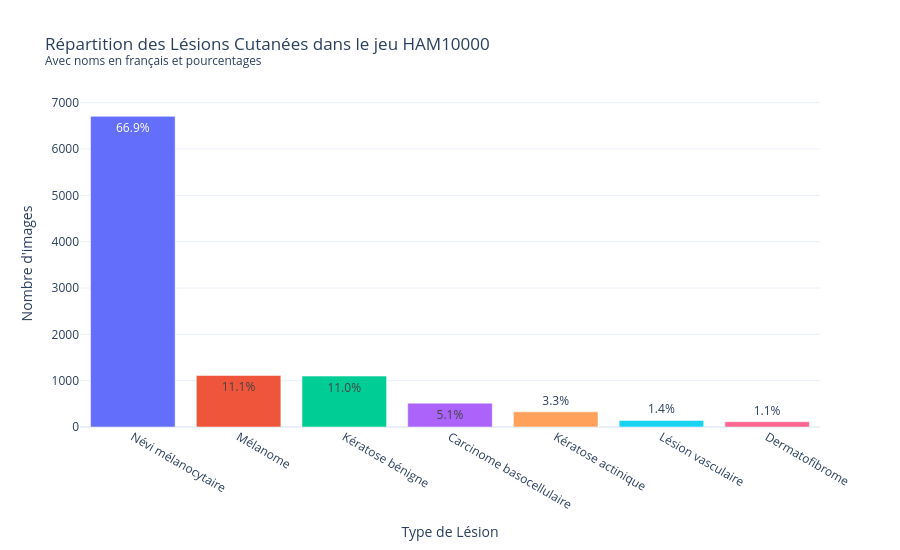

Source (notebook cell):
### Code cell
import plotly.express as px

# Dictionnaire de traduction en français
CLASS_LABELS = {
    'akiec': 'Kératose actinique',
    'bcc': 'Carcinome basocellulaire',
    'bkl': 'Kératose bénigne',
    'df': 'Dermatofibrome',
    'nv': 'Névi mélanocytaire',
    'vasc': 'Lésion vasculaire',
    'mel': 'Mélanome'
}

# Calculer la répartition des classes
class_counts = df['dx'].value_counts().reset_index()
class_counts.columns = ['Diagnosis', 'Count']

# Mapper les noms complets en français
class_counts['Diagnosis_Label'] = class_counts['Diagnosis'].map(CLASS_LABELS)

# Calculer les pourcentages
class_counts['Percentage'] = (class_counts['Count'] / class_counts['Count'].sum()) * 100

# Créer une étiquette combinée : "Névi mélanocytaire (67,9%)"
class_counts['Label'] = class_counts.apply(
    lambda row: f"{row['Percentage']:.1f}%", axis=1
)

# Trier par ordre décroissant d'effectif
class_counts = class_counts.sort_values('Count', ascending=False)

# Créer le graphique
fig = px.bar(
    class_counts,
    x='Diagnosis_Label',
    y='Count',
    text='Label',
    color='Diagnosis_Label',
    title='Répartition des Lésions Cutanées dans le jeu HAM10000<br><sup>Avec noms en français et pourcentages</sup>',
    labels={'Diagnosis_Label': 'Type de Lésion', 'Count': 'Nombre d\'Images'},
    hover_data={'Percentage': ':.1f'}  # Affiche le % au survol
)

# Mise en page
fig.update_layout(
    xaxis_title="Type de Lésion",
    yaxis_title="Nombre d'images",
    template="plotly_white",
    width=900,
    height=550,
    showlegend=False  # Évite la redondance avec le texte
)

# Afficher
fig.show()

### Figure 1 — Plotly figure (JSON) as saved in the notebook; plotly's stock layout.template omitted (floating-point values rounded to 4 significant figures)
{"data": [{"customdata": [[66.95]], "hovertemplate": "Type de Lésion=%{x}<br>Nombre d'Images=%{y}<br>Label=%{text}<br>Percentage=%{customdata[0]:.1f}<extra></extra>", "legendgroup": "Névi mélanocytaire", "marker": {"color": "#636efa", "pattern": {"shape": ""}}, "name": "Névi mélanocytaire", "orientation": "v", "showlegend": true, "text": ["66.9%"], "textposition": "auto", "type": "bar", "x": ["Névi mélanocytaire"], "xaxis": "x", "y": [6705], "yaxis": "y"}, {"customdata": [[11.11]], "hovertemplate": "Type de Lésion=%{x}<br>Nombre d'Images=%{y}<br>Label=%{text}<br>Percentage=%{customdata[0]:.1f}<extra></extra>", "legendgroup": "Mélanome", "marker": {"color": "#EF553B", "pattern": {"shape": ""}}, "name": "Mélanome", "orientation": "v", "showlegend": true, "text": ["11.1%"], "textposition": "auto", "type": "bar", "x": ["Mélanome"], "xaxis": "x", "y": [1113], "yaxis": "y"}, {"customdata": [[10.97]], "hovertemplate": "Type de Lésion=%{x}<br>Nombre d'Images=%{y}<br>Label=%{text}<br>Percentage=%{customdata[0]:.1f}<extra></extra>", "legendgroup": "Kératose bénigne", "marker": {"color": "#00cc96", "pattern": {"shape": ""}}, "name": "Kératose bénigne", "orientation": "v", "showlegend": true, "text": ["11.0%"], "textposition": "auto", "type": "bar", "x": ["Kératose bénigne"], "xaxis": "x", "y": [1099], "yaxis": "y"}, {"customdata": [[5.132]], "hovertemplate": "Type de Lésion=%{x}<br>Nombre d'Images=%{y}<br>Label=%{text}<br>Percentage=%{customdata[0]:.1f}<extra></extra>", "legendgroup": "Carcinome basocellulaire", "marker": {"color": "#ab63fa", "pattern": {"shape": ""}}, "name": "Carcinome basocellulaire", "orientation": "v", "showlegend": true, "text": ["5.1%"], "textposition": "auto", "type": "bar", "x": ["Carcinome basocellulaire"], "xaxis": "x", "y": [514], "yaxis": "y"}, {"customdata": [[3.265]], "hovertemplate": "Type de Lésion=%{x}<br>Nombre d'Images=%{y}<br>Label=%{text}<br>Percentage=%{customdata[0]:.1f}<extra></extra>", "legendgroup": "Kératose actinique", "marker": {"color": "#FFA15A", "pattern": {"shape": ""}}, "name": "Kératose actinique", "orientation": "v", "showlegend": true, "text": ["3.3%"], "textposition": "auto", "type": "bar", "x": ["Kératose actinique"], "xaxis": "x", "y": [327], "yaxis": "y"}, {"customdata": [[1.418]], "hovertemplate": "Type de Lésion=%{x}<br>Nombre d'Images=%{y}<br>Label=%{text}<br>Percentage=%{customdata[0]:.1f}<extra></extra>", "legendgroup": "Lésion vasculaire", "marker": {"color": "#19d3f3", "pattern": {"shape": ""}}, "name": "Lésion vasculaire", "orientation": "v", "showlegend": true, "text": ["1.4%"], "textposition": "auto", "type": "bar", "x": ["Lésion vasculaire"], "xaxis": "x", "y": [142], "yaxis": "y"}, {"customdata": [[1.148]], "hovertemplate": "Type de Lésion=%{x}<br>Nombre d'Images=%{y}<br>Label=%{text}<br>Percentage=%{customdata[0]:.1f}<extra></extra>", "legendgroup": "Dermatofibrome", "marker": {"color": "#FF6692", "pattern": {"shape": ""}}, "name": "Dermatofibrome", "orientation": "v", "showlegend": true, "text": ["1.1%"], "textposition": "auto", "type": "bar", "x": ["Dermatofibrome"], "xaxis": "x", "y": [115], "yaxis": "y"}], "layout": {"barmode": "relative", "height": 550, "legend": {"title": {"text": "Type de Lésion"}, "tracegroupgap": 0}, "showlegend": false, "title": {"text": "Répartition des Lésions Cutanées dans le jeu HAM10000<br><sup>Avec noms en français et pourcentages</sup>"}, "width": 900, "xaxis": {"anchor": "y", "categoryarray": ["Névi mélanocytaire", "Mélanome", "Kératose bénigne", "Carcinome basocellulaire", "Kératose actinique", "Lésion vasculaire", "Dermatofibrome"], "categoryorder": "array", "domain": [0, 1], "title": {"text": "Type de Lésion"}}, "yaxis": {"anchor": "x", "domain": [0, 1], "title": {"text": "Nombre d'images"}}}}
